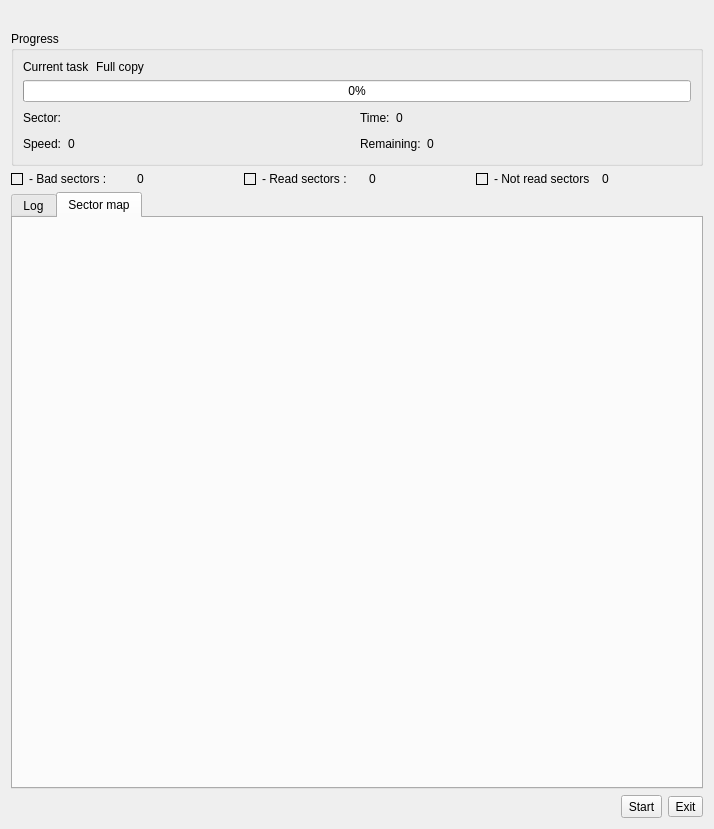
<?xml version="1.0" encoding="UTF-8"?>
<ui version="4.0">
 <class>CopyWidget</class>
 <widget class="QWidget" name="CopyWidget">
  <property name="geometry">
   <rect>
    <x>0</x>
    <y>0</y>
    <width>714</width>
    <height>829</height>
   </rect>
  </property>
  <property name="sizePolicy">
   <sizepolicy hsizetype="Preferred" vsizetype="Fixed">
    <horstretch>0</horstretch>
    <verstretch>0</verstretch>
   </sizepolicy>
  </property>
  <property name="windowTitle">
   <string>Form</string>
  </property>
  <layout class="QVBoxLayout" name="verticalLayout_2">
   <item>
    <layout class="QHBoxLayout" name="horizontalLayout">
     <item>
      <layout class="QHBoxLayout" name="horizontalLayout_12">
       <item>
        <widget class="DeviceWidget" name="sourceWidget" native="true"/>
       </item>
       <item>
        <widget class="QLabel" name="label_3">
         <property name="text">
          <string/>
         </property>
         <property name="pixmap">
          <pixmap resource="diskmasterui.qrc">:/DiskMasterUI/icons/right_arrow.png</pixmap>
         </property>
        </widget>
       </item>
       <item>
        <widget class="DeviceWidget" name="targetWidget" native="true"/>
       </item>
      </layout>
     </item>
    </layout>
   </item>
   <item>
    <widget class="QGroupBox" name="groupBox_4">
     <property name="enabled">
      <bool>true</bool>
     </property>
     <property name="sizePolicy">
      <sizepolicy hsizetype="Preferred" vsizetype="Fixed">
       <horstretch>0</horstretch>
       <verstretch>0</verstretch>
      </sizepolicy>
     </property>
     <property name="title">
      <string>Progress</string>
     </property>
     <layout class="QVBoxLayout" name="verticalLayout">
      <item>
       <layout class="QHBoxLayout" name="horizontalLayout_14">
        <item>
         <widget class="QLabel" name="label_8">
          <property name="text">
           <string>Current task</string>
          </property>
         </widget>
        </item>
        <item>
         <widget class="QLabel" name="currentTaskText">
          <property name="sizePolicy">
           <sizepolicy hsizetype="Expanding" vsizetype="Preferred">
            <horstretch>0</horstretch>
            <verstretch>0</verstretch>
           </sizepolicy>
          </property>
          <property name="text">
           <string>Full copy</string>
          </property>
         </widget>
        </item>
       </layout>
      </item>
      <item>
       <widget class="QProgressBar" name="progressBar">
        <property name="value">
         <number>0</number>
        </property>
        <property name="alignment">
         <set>Qt::AlignCenter</set>
        </property>
       </widget>
      </item>
      <item>
       <layout class="QGridLayout" name="gridLayout">
        <item row="0" column="0">
         <layout class="QHBoxLayout" name="horizontalLayout_7">
          <item>
           <widget class="QLabel" name="label_16">
            <property name="text">
             <string>Sector:</string>
            </property>
           </widget>
          </item>
          <item>
           <widget class="QLabel" name="currentSector">
            <property name="text">
             <string/>
            </property>
           </widget>
          </item>
          <item>
           <spacer name="horizontalSpacer">
            <property name="orientation">
             <enum>Qt::Horizontal</enum>
            </property>
            <property name="sizeHint" stdset="0">
             <size>
              <width>40</width>
              <height>20</height>
             </size>
            </property>
           </spacer>
          </item>
         </layout>
        </item>
        <item row="0" column="1">
         <layout class="QHBoxLayout" name="horizontalLayout_4">
          <item>
           <widget class="QLabel" name="label_4">
            <property name="text">
             <string>Time:</string>
            </property>
           </widget>
          </item>
          <item>
           <widget class="QLabel" name="timeText">
            <property name="text">
             <string>0</string>
            </property>
           </widget>
          </item>
          <item>
           <spacer name="horizontalSpacer_4">
            <property name="orientation">
             <enum>Qt::Horizontal</enum>
            </property>
            <property name="sizeHint" stdset="0">
             <size>
              <width>40</width>
              <height>20</height>
             </size>
            </property>
           </spacer>
          </item>
         </layout>
        </item>
        <item row="1" column="0">
         <layout class="QHBoxLayout" name="horizontalLayout_3">
          <item>
           <widget class="QLabel" name="label">
            <property name="text">
             <string>Speed:</string>
            </property>
           </widget>
          </item>
          <item>
           <widget class="QLabel" name="speedText">
            <property name="text">
             <string>0</string>
            </property>
           </widget>
          </item>
          <item>
           <spacer name="horizontalSpacer_3">
            <property name="orientation">
             <enum>Qt::Horizontal</enum>
            </property>
            <property name="sizeHint" stdset="0">
             <size>
              <width>40</width>
              <height>20</height>
             </size>
            </property>
           </spacer>
          </item>
         </layout>
        </item>
        <item row="1" column="1">
         <layout class="QHBoxLayout" name="horizontalLayout_8">
          <item>
           <widget class="QLabel" name="label_6">
            <property name="text">
             <string>Remaining:</string>
            </property>
           </widget>
          </item>
          <item>
           <widget class="QLabel" name="remainingText">
            <property name="text">
             <string>0</string>
            </property>
           </widget>
          </item>
          <item>
           <spacer name="horizontalSpacer_5">
            <property name="orientation">
             <enum>Qt::Horizontal</enum>
            </property>
            <property name="sizeHint" stdset="0">
             <size>
              <width>40</width>
              <height>20</height>
             </size>
            </property>
           </spacer>
          </item>
         </layout>
        </item>
       </layout>
      </item>
     </layout>
    </widget>
   </item>
   <item>
    <layout class="QHBoxLayout" name="horizontalLayout_13">
     <item>
      <layout class="QHBoxLayout" name="horizontalLayout_9">
       <item>
        <widget class="QFrame" name="redSquare">
         <property name="maximumSize">
          <size>
           <width>12</width>
           <height>12</height>
          </size>
         </property>
         <property name="autoFillbackground">
          <bool>false</bool>
         </property>
         <property name="frameShape">
          <enum>QFrame::Box</enum>
         </property>
         <property name="frameShadow">
          <enum>QFrame::Plain</enum>
         </property>
        </widget>
       </item>
       <item>
        <widget class="QLabel" name="label_2">
         <property name="text">
          <string>&lt;html&gt;&lt;head/&gt;&lt;body&gt;&lt;p&gt;- Bad sectors : &lt;/p&gt;&lt;/body&gt;&lt;/html&gt;</string>
         </property>
        </widget>
       </item>
       <item>
        <widget class="QLabel" name="badSectorsText">
         <property name="text">
          <string>0</string>
         </property>
        </widget>
       </item>
      </layout>
     </item>
     <item>
      <layout class="QHBoxLayout" name="horizontalLayout_10">
       <item>
        <widget class="QFrame" name="greenSquare">
         <property name="maximumSize">
          <size>
           <width>12</width>
           <height>12</height>
          </size>
         </property>
         <property name="autoFillbackground">
          <bool>false</bool>
         </property>
         <property name="frameShape">
          <enum>QFrame::Box</enum>
         </property>
         <property name="frameShadow">
          <enum>QFrame::Plain</enum>
         </property>
        </widget>
       </item>
       <item>
        <widget class="QLabel" name="label_5">
         <property name="text">
          <string>&lt;html&gt;&lt;head/&gt;&lt;body&gt;&lt;p&gt;- Read sectors :&lt;/p&gt;&lt;/body&gt;&lt;/html&gt;</string>
         </property>
        </widget>
       </item>
       <item>
        <widget class="QLabel" name="readSectorsText">
         <property name="text">
          <string>0</string>
         </property>
        </widget>
       </item>
      </layout>
     </item>
     <item>
      <layout class="QHBoxLayout" name="horizontalLayout_11">
       <item>
        <widget class="QFrame" name="graySquare">
         <property name="maximumSize">
          <size>
           <width>12</width>
           <height>12</height>
          </size>
         </property>
         <property name="autoFillbackground">
          <bool>false</bool>
         </property>
         <property name="frameShape">
          <enum>QFrame::Box</enum>
         </property>
         <property name="frameShadow">
          <enum>QFrame::Plain</enum>
         </property>
        </widget>
       </item>
       <item>
        <widget class="QLabel" name="label_7">
         <property name="text">
          <string>&lt;html&gt;&lt;head/&gt;&lt;body&gt;&lt;p&gt;- Not read sectors&lt;/p&gt;&lt;/body&gt;&lt;/html&gt;</string>
         </property>
        </widget>
       </item>
       <item>
        <widget class="QLabel" name="unreadText">
         <property name="text">
          <string>0</string>
         </property>
        </widget>
       </item>
      </layout>
     </item>
    </layout>
   </item>
   <item>
    <widget class="QTabWidget" name="tabWidget">
     <property name="enabled">
      <bool>true</bool>
     </property>
     <property name="tabPosition">
      <enum>QTabWidget::North</enum>
     </property>
     <property name="tabShape">
      <enum>QTabWidget::Rounded</enum>
     </property>
     <property name="currentIndex">
      <number>1</number>
     </property>
     <property name="elideMode">
      <enum>Qt::ElideNone</enum>
     </property>
     <property name="documentMode">
      <bool>false</bool>
     </property>
     <property name="movable">
      <bool>false</bool>
     </property>
     <widget class="QWidget" name="tab_log">
      <attribute name="icon">
       <iconset resource="diskmasterui.qrc">
        <normaloff>:/DiskMasterUI/icons/log.png</normaloff>:/DiskMasterUI/icons/log.png</iconset>
      </attribute>
      <attribute name="title">
       <string>Log</string>
      </attribute>
      <layout class="QHBoxLayout" name="horizontalLayout_6" stretch="0">
       <property name="spacing">
        <number>1</number>
       </property>
       <property name="margin">
        <number>1</number>
       </property>
       <item>
        <widget class="QTextEdit" name="logText">
         <property name="frameShape">
          <enum>QFrame::Box</enum>
         </property>
         <property name="frameShadow">
          <enum>QFrame::Plain</enum>
         </property>
         <property name="readOnly">
          <bool>true</bool>
         </property>
         <property name="html">
          <string>&lt;!DOCTYPE HTML PUBLIC &quot;-//W3C//DTD HTML 4.0//EN&quot; &quot;http://www.w3.org/TR/REC-html40/strict.dtd&quot;&gt;
&lt;html&gt;&lt;head&gt;&lt;meta name=&quot;qrichtext&quot; content=&quot;1&quot; /&gt;&lt;style type=&quot;text/css&quot;&gt;
p, li { white-space: pre-wrap; }
&lt;/style&gt;&lt;/head&gt;&lt;body style=&quot; font-family:'MS Shell Dlg 2'; font-size:8.25pt; font-weight:400; font-style:normal;&quot;&gt;
&lt;p style=&quot;-qt-paragraph-type:empty; margin-top:0px; margin-bottom:0px; margin-left:0px; margin-right:0px; -qt-block-indent:0; text-indent:0px; font-size:8pt;&quot;&gt;&lt;br /&gt;&lt;/p&gt;&lt;/body&gt;&lt;/html&gt;</string>
         </property>
        </widget>
       </item>
      </layout>
     </widget>
     <widget class="QWidget" name="tab_sector">
      <attribute name="title">
       <string>Sector map</string>
      </attribute>
      <layout class="QHBoxLayout" name="horizontalLayout_2">
       <property name="spacing">
        <number>2</number>
       </property>
       <property name="leftMargin">
        <number>9</number>
       </property>
       <property name="topMargin">
        <number>0</number>
       </property>
       <property name="rightMargin">
        <number>0</number>
       </property>
       <property name="bottomMargin">
        <number>0</number>
       </property>
       <item>
        <widget class="SectorMapWidget" name="sectorViewWidget" native="true"/>
       </item>
      </layout>
     </widget>
    </widget>
   </item>
   <item>
    <layout class="QHBoxLayout" name="horizontalLayout_5">
     <item>
      <spacer name="horizontalSpacer_2">
       <property name="orientation">
        <enum>Qt::Horizontal</enum>
       </property>
       <property name="sizeHint" stdset="0">
        <size>
         <width>40</width>
         <height>23</height>
        </size>
       </property>
      </spacer>
     </item>
     <item>
      <widget class="QToolButton" name="startButton">
       <property name="sizePolicy">
        <sizepolicy hsizetype="Fixed" vsizetype="Preferred">
         <horstretch>0</horstretch>
         <verstretch>0</verstretch>
        </sizepolicy>
       </property>
       <property name="text">
        <string>Start</string>
       </property>
       <property name="icon">
        <iconset resource="diskmasterui.qrc">
         <normaloff>:/DiskMasterUI/icons/start_task.png</normaloff>:/DiskMasterUI/icons/start_task.png</iconset>
       </property>
       <property name="iconSize">
        <size>
         <width>16</width>
         <height>16</height>
        </size>
       </property>
       <property name="checkable">
        <bool>false</bool>
       </property>
       <property name="popupMode">
        <enum>QToolButton::DelayedPopup</enum>
       </property>
       <property name="toolButtonStyle">
        <enum>Qt::ToolButtonTextBesideIcon</enum>
       </property>
       <property name="autoRaise">
        <bool>false</bool>
       </property>
      </widget>
     </item>
     <item>
      <widget class="QToolButton" name="toolButton">
       <property name="text">
        <string>Exit</string>
       </property>
       <property name="icon">
        <iconset resource="diskmasterui.qrc">
         <normaloff>:/DiskMasterUI/icons/application_exit.png</normaloff>:/DiskMasterUI/icons/application_exit.png</iconset>
       </property>
       <property name="toolButtonStyle">
        <enum>Qt::ToolButtonTextBesideIcon</enum>
       </property>
      </widget>
     </item>
    </layout>
   </item>
  </layout>
 </widget>
 <customwidgets>
  <customwidget>
   <class>DeviceWidget</class>
   <extends>QWidget</extends>
   <header>devicewidget.h</header>
   <container>1</container>
  </customwidget>
  <customwidget>
   <class>SectorMapWidget</class>
   <extends>QWidget</extends>
   <header>sectormapwidget.h</header>
   <container>1</container>
  </customwidget>
 </customwidgets>
 <resources>
  <include location="diskmasterui.qrc"/>
 </resources>
 <connections>
  <connection>
   <sender>startButton</sender>
   <signal>clicked()</signal>
   <receiver>CopyWidget</receiver>
   <slot>start_clicked()</slot>
   <hints>
    <hint type="sourcelabel">
     <x>567</x>
     <y>765</y>
    </hint>
    <hint type="destinationlabel">
     <x>515</x>
     <y>503</y>
    </hint>
   </hints>
  </connection>
  <connection>
   <sender>toolButton</sender>
   <signal>clicked()</signal>
   <receiver>CopyWidget</receiver>
   <slot>exit_clicked()</slot>
   <hints>
    <hint type="sourcelabel">
     <x>681</x>
     <y>751</y>
    </hint>
    <hint type="destinationlabel">
     <x>673</x>
     <y>475</y>
    </hint>
   </hints>
  </connection>
 </connections>
 <slots>
  <slot>source_changed(int)</slot>
  <slot>target_changed(int)</slot>
  <slot>rescan_target()</slot>
  <slot>rescan_source()</slot>
  <slot>start_clicked()</slot>
  <slot>cancel_clicked()</slot>
  <slot>preference_clicked(bool)</slot>
  <slot>exit_clicked()</slot>
 </slots>
</ui>
